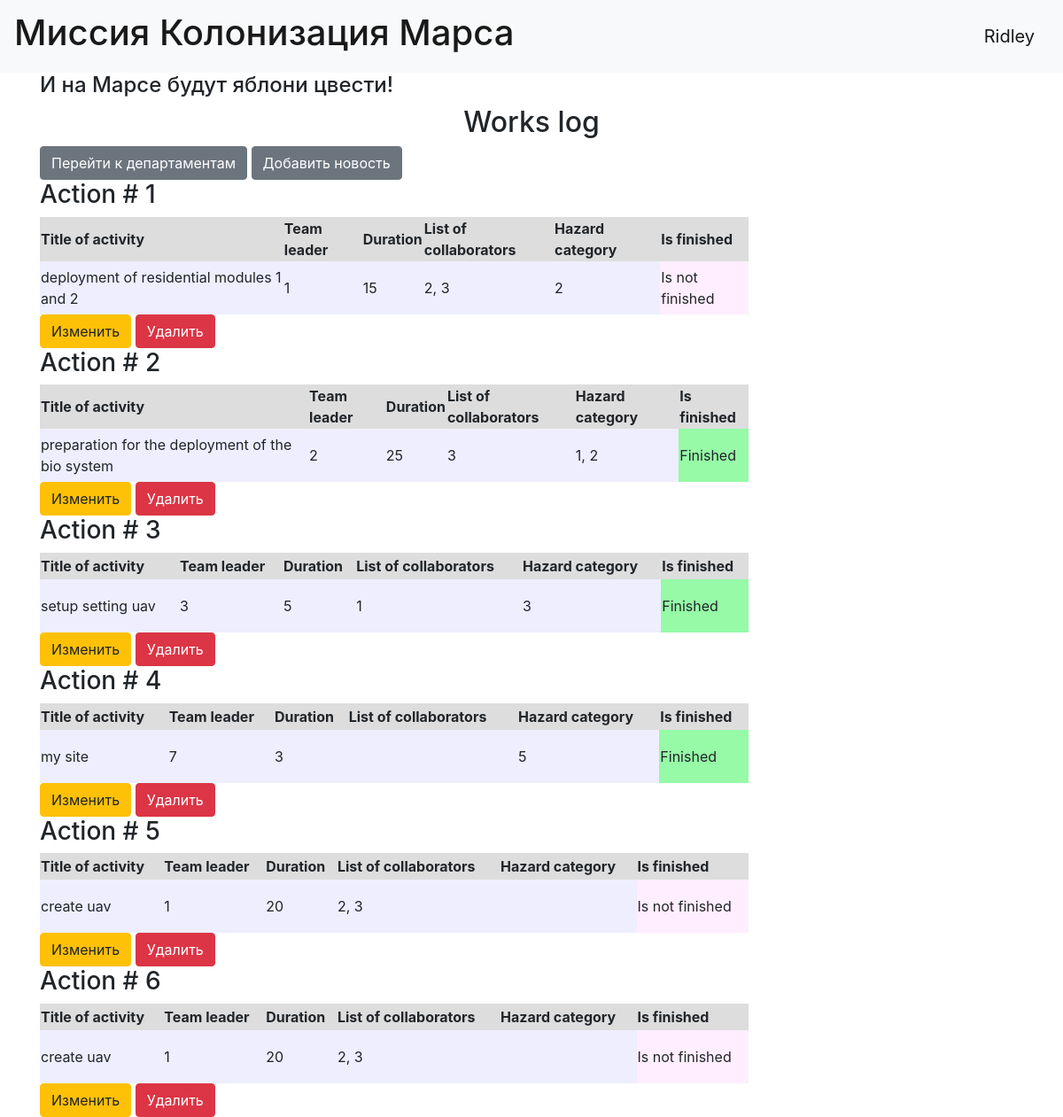
The page / (signed in) on the database its author committed.
### data/users.py (models this page shows, shortened)
class User(SqlAlchemyBase, UserMixin, SerializerMixin):
    __tablename__ = 'users'
    id = sqlalchemy.Column(sqlalchemy.Integer, primary_key=True, autoincrement=True)
    surname = sqlalchemy.Column(sqlalchemy.String, nullable=True)
    name = sqlalchemy.Column(sqlalchemy.String, nullable=True)
    age = sqlalchemy.Column(sqlalchemy.Integer, nullable=True)
    position = sqlalchemy.Column(sqlalchemy.String, nullable=True)
    speciality = sqlalchemy.Column(sqlalchemy.String, nullable=True)
    address = sqlalchemy.Column(sqlalchemy.String, nullable=True)
    email = sqlalchemy.Column(sqlalchemy.String, nullable=True, unique=True)
    hashed_password = sqlalchemy.Column(sqlalchemy.String, nullable=True)
    modified_date = sqlalchemy.Column(sqlalchemy.DateTime, nullable=True, default=datetime.datetime.now)
    jobs = orm.relationship("Jobs", back_populates='user')

### data/jobs.py (models this page shows)
class Jobs(SqlAlchemyBase, SerializerMixin):
    __tablename__ = 'jobs'
    id = sqlalchemy.Column(sqlalchemy.Integer, primary_key=True, autoincrement=True)
    team_leader = sqlalchemy.Column(sqlalchemy.Integer, sqlalchemy.ForeignKey("users.id"))
    job = sqlalchemy.Column(sqlalchemy.String, nullable=True)
    work_size = sqlalchemy.Column(sqlalchemy.Integer, nullable=True)
    collaborators = sqlalchemy.Column(sqlalchemy.String, nullable=True)
    start_date = sqlalchemy.Column(sqlalchemy.DateTime, nullable=True)
    end_date = sqlalchemy.Column(sqlalchemy.DateTime, nullable=True)
    is_finished = sqlalchemy.Column(sqlalchemy.Boolean, nullable=True)
    user = orm.relationship('User')
    hazard = orm.relationship("Hazard",
                              secondary="job_to_hazard",
                              backref="jobs")
    def get_hazard_categories(self):
        return ', '.join([str(i.id) for i in self.hazard])

### data/hazard.py (models this page shows)
class Hazard(SqlAlchemyBase, SerializerMixin):
    __tablename__ = 'hazards'
    id = sqlalchemy.Column(sqlalchemy.Integer, primary_key=True,
                           autoincrement=True)
    name = sqlalchemy.Column(sqlalchemy.String, nullable=True)

### main.py (the view)
@app.route("/")
def index():
    session = db_session.create_session()
    list_work = list(session.query(Jobs))
    return render_template('index.html', list_work=list_work)

### data/db_session.py (called while the page is built)
def create_session() -> Session:
    global __factory
    return __factory()

### main.py (called while the page is built)
@login_manager.user_loader
def load_user(user_id):
    db_sess = db_session.create_session()
    return db_sess.query(User).get(user_id)

### templates/index.html
{% extends "base.html" %}
{% block content %}
<h2 align="center">Works log</h2>
<a href="departments" class="btn btn-secondary">Перейти к департаментам</a>
{% if current_user.is_authenticated %}
<a href="job" class="btn btn-secondary">Добавить новость</a>
{% endif %}
{% for job in list_work%}
<h3>Action # {{ job.id }}</h3>
<div>
    <table width="800px">
        <tr bgcolor='#dddddd' height="30px">
            <th>Title of activity</th>
            <th>Team leader</th>
            <th>Duration</th>
            <th>List of collaborators</th>
            <th>Hazard category</th>
            <th>Is finished</th>
        </tr>
        <tr bgcolor='#eeeeff' height="60px">
            <td>{{job.job}}</td>
            <td>{{job.team_leader}}</td>
            <td>{{job.work_size}}</td>
            <td>{{job.collaborators}}</td>
            <td>{{job.get_hazard_categories()}}</td>
            {% if job.is_finished %}
            <td bgcolor='#96faa7'>Finished</td>
            {% else %}
            <td bgcolor='#ffeeff'>Is not finished</td>
            {% endif %}
        </tr>
    </table>
    {% if current_user.is_authenticated and (current_user == job.user or current_user.id == 1) %}
    <div>
        <a href="/job/{{ job.id }}" class="btn btn-warning">
            Изменить
        </a>
        <a href="/job_delete/{{ job.id }}" class="btn btn-danger">
            Удалить
        </a>
    </div>
    {% endif %}
</div>
{% endfor %}
{% endblock %}

### templates/base.html (shortened to what this page needs)
<!doctype html>
<html lang="en">
<head>
    <link rel="stylesheet"
          href="https://stackpath.bootstrapcdn.com/bootstrap/4.4.1/css/bootstrap.min.css"
>
    <link rel="stylesheet" type="text/css" href="{{url_for('static', filename='css/style.css')}}" />
</head>
<body>
<header>
    <nav class="navbar navbar-light bg-light">
        <a class="navbar-brand" href="#"><h1> Миссия Колонизация Марса</h1></a>
        {% if current_user.is_authenticated %}
    <a class="navbar-brand" href="/logout">{{ current_user.name }}</a>
{% else %}
    <p>
        <a class="btn btn-primary " href="/register">Зарегистрироваться</a>
        <a class="btn btn-success" href="/login">Войти</a>
    </p>
{% endif %}
    </nav>
</header>
<main role="main" class="container">
    <h4>И на Марсе будут яблони цвести!</h4>
    {% block content %}{% endblock %}
</main>
</body>
</html>

### rows shown on the page
User: name "Ridley"
Jobs: id "1", job "deployment of residential modules 1 and 2", team_leader "1", work_size "15", collaborators "2, 3", get_hazard_categories "2", is_finished "Is not finished"
Jobs: id "2", job "preparation for the deployment of the bio system", team_leader "2", work_size "25", collaborators "3", get_hazard_categories "1, 2", is_finished "Finished"
Jobs: id "3", job "setup setting uav", team_leader "3", work_size "5", collaborators "1", get_hazard_categories "3", is_finished "Finished"
Jobs: id "4", job "my site", team_leader "7", work_size "3", get_hazard_categories "5", is_finished "Finished"
Jobs: id "5", job "create uav", team_leader "1", work_size "20", collaborators "2, 3", is_finished "Is not finished"
Jobs: id "6", job "create uav", team_leader "1", work_size "20", collaborators "2, 3", is_finished "Is not finished"
